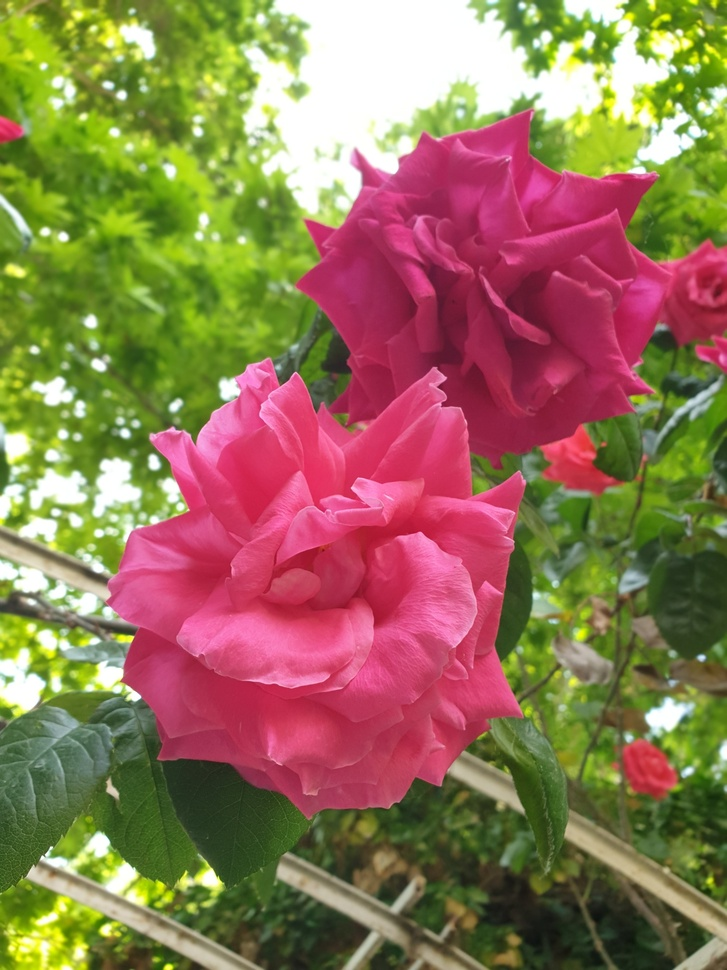
#> input picture HW1/Pink.jpg, 727 x 970 px, shrunk from 1512 x 2016 before the run
$ python q5.py
#> lines starting #> are read from the running program, lines starting #| are printed output that depends on the picture
import cv2
import numpy as np
import timeit
import scipy.signal


def shift(image, tx, ty):
    (h, w, _) = np.shape(image)
    T = np.array([[1, 0, tx],
                  [0, 1, ty]], dtype=np.float32)
    image = cv2.warpAffine(image, T, (w, h))
    return image


############ method one ####################
img = cv2.imread('Pink.jpg')
#> img is the input picture: shape (970, 727, 3); mean B, G, R 85.2, 117.6, 146.5
start = timeit.default_timer()


kernel=np.ones((3,3))
res=img[1:-1,1:-1,:].copy()
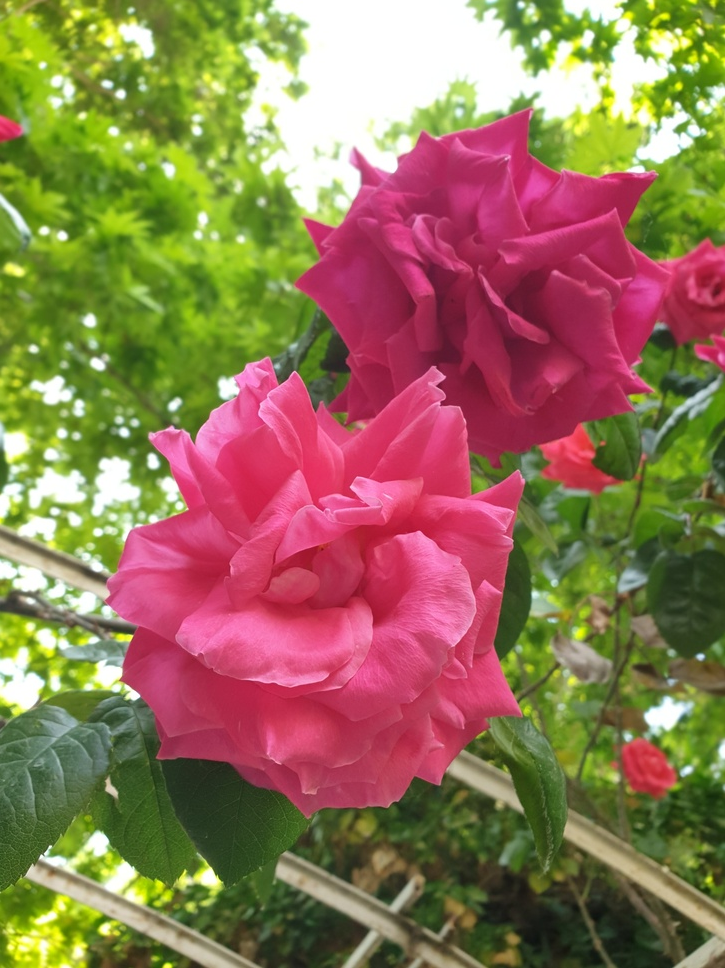
#> res: shape (968, 725, 3); mean B, G, R 85.2, 117.5, 146.6
res[:,:,0]=(scipy.signal.convolve2d(img[:,:,0],kernel,mode='valid'))/9
res[:,:,1]=(scipy.signal.convolve2d(img[:,:,1],kernel,mode='valid'))/9
res[:,:,2]=(scipy.signal.convolve2d(img[:,:,2],kernel,mode='valid'))/9
res=np.uint8(res)

stop = timeit.default_timer()
print('Run-Time for method one : %0.4f sec' % (stop - start))
cv2.imwrite('res07.jpg', res)


############ method two ####################
img = cv2.imread('Pink.jpg')
img2 = img.copy()
start = timeit.default_timer()

(h, w, _) = np.shape(img2)
#> h = 970; w = 727
for i in range(h - 2):
    for j in range(w - 2):
        img2[i + 1, j + 1, 0] = \
            np.uint8(np.float64(np.sum(img[i:i + 3, j:j + 3, 0])) / 9)
        img2[i + 1, j + 1, 1] = \
            np.uint8(np.float64(np.sum(img[i:i + 3, j:j + 3, 1])) / 9)
        img2[i + 1, j + 1, 2] = \
            np.uint8(np.float64(np.sum(img[i:i + 3, j:j + 3, 2])) / 9)
res = img2[1:-1, 1:-1, :]

stop = timeit.default_timer()
print('Run-Time for method two : %0.3f sec' % (stop - start))
cv2.imwrite('res08.jpg', res)


############ method Three ####################
img = cv2.imread('Pink.jpg')
start = timeit.default_timer()

img2 = np.float64(img.copy())  # base
img2 += np.float64(shift(img, 1, 0))  # left
img2 += np.float64(shift(img, -1, 0))  # right
img2 += np.float64(shift(img, 0, -1))  # up
img2 += np.float64(shift(img, 0, 1))  # down
#> call 4 of shift, with tx = 0, ty = 1
#> in shift (call 4), `image = cv2.warpAffine(image, T, (w, h))`:
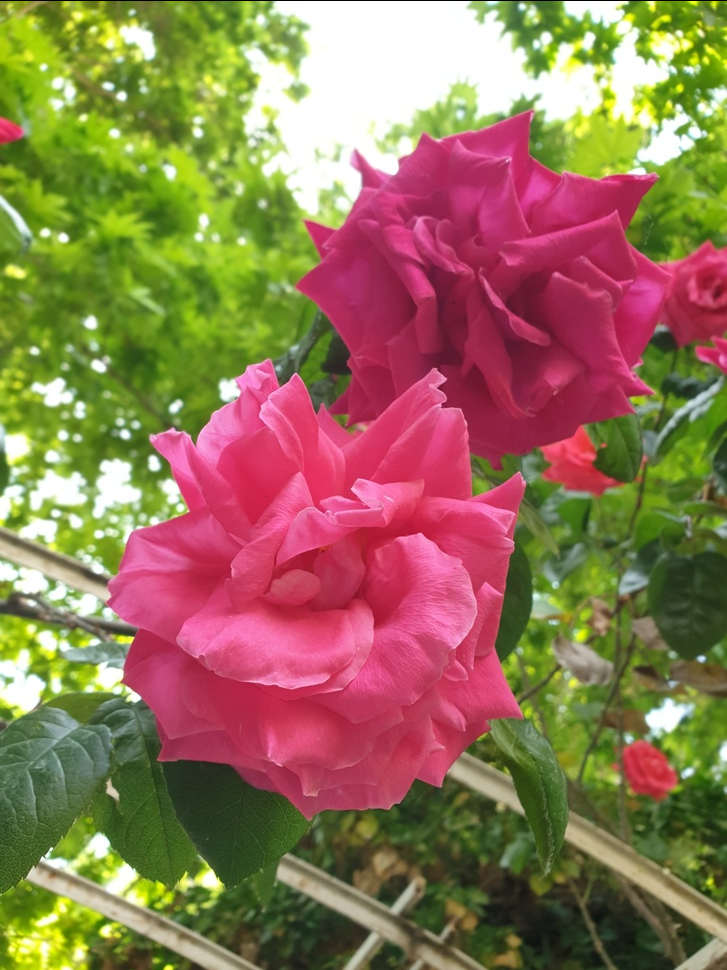
#> image: shape (970, 727, 3); mean of channels 0, 1, 2 85.1, 117.5, 146.4; drawn as B, G, R
img2 += np.float64(shift(img, 1, 1))  # down + left
#> in shift (call 5), `image = cv2.warpAffine(image, T, (w, h))`:
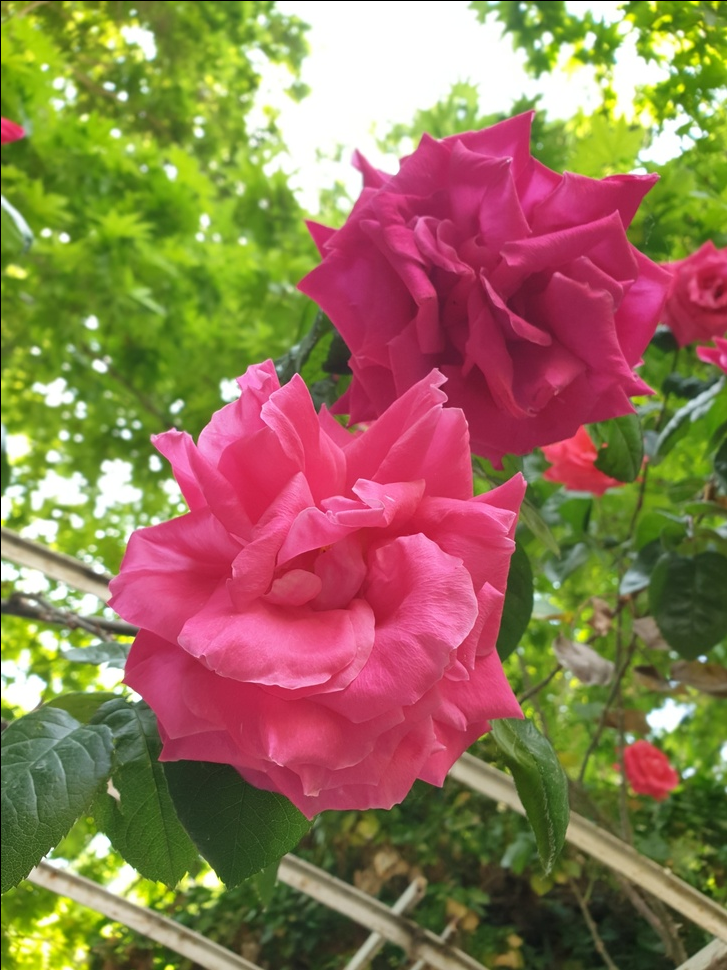
#> image: shape (970, 727, 3); mean of channels 0, 1, 2 85, 117.3, 146.3; drawn as B, G, R
img2 += np.float64(shift(img, -1, 1))  # down + right
#> in shift (call 6), `image = cv2.warpAffine(image, T, (w, h))`:
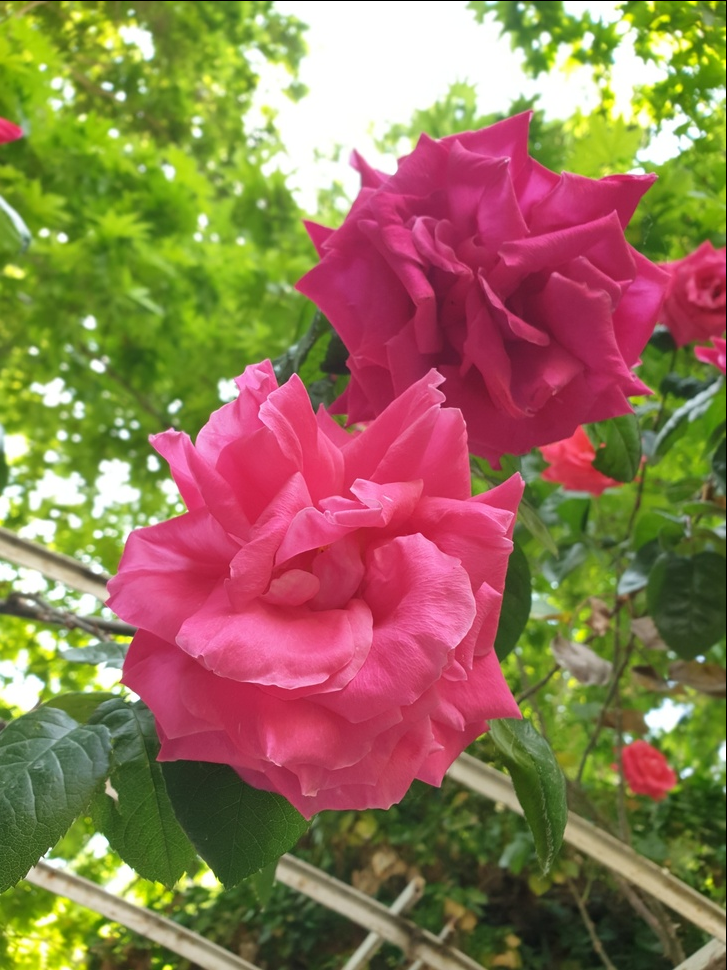
#> image: shape (970, 727, 3); mean of channels 0, 1, 2 85, 117.3, 146.3; drawn as B, G, R
img2 += np.float64(shift(img, 1, -1))  # up + left
#> in shift (call 7), `image = cv2.warpAffine(image, T, (w, h))`:
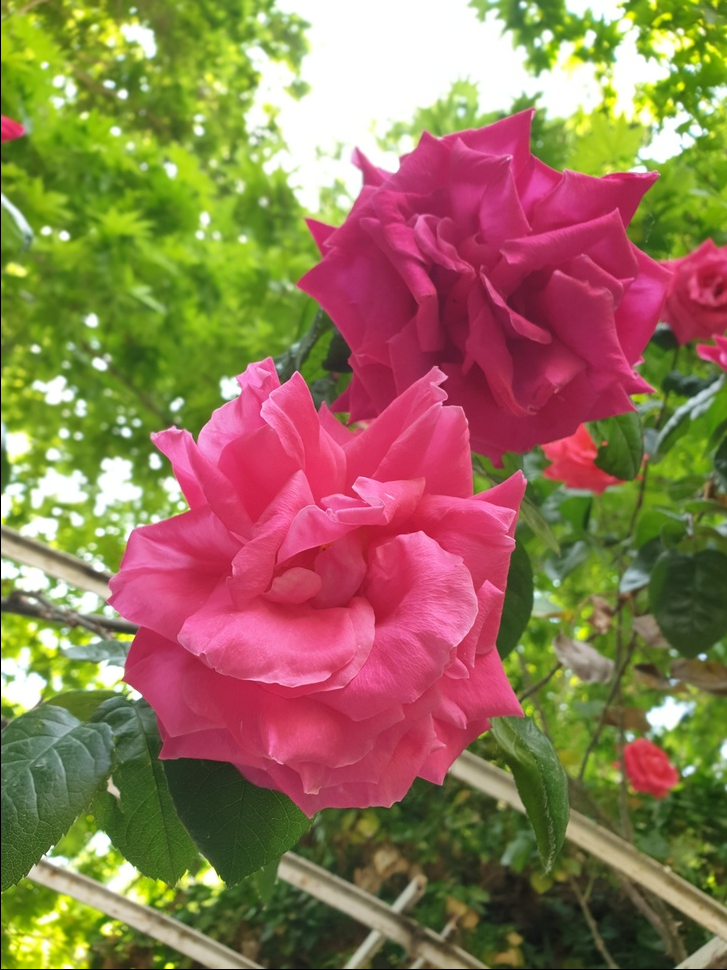
#> image: shape (970, 727, 3); mean of channels 0, 1, 2 85, 117.2, 146.2; drawn as B, G, R
img2 += np.float64(shift(img, -1, -1))  # up + right
#> in shift (call 8), `image = cv2.warpAffine(image, T, (w, h))`:
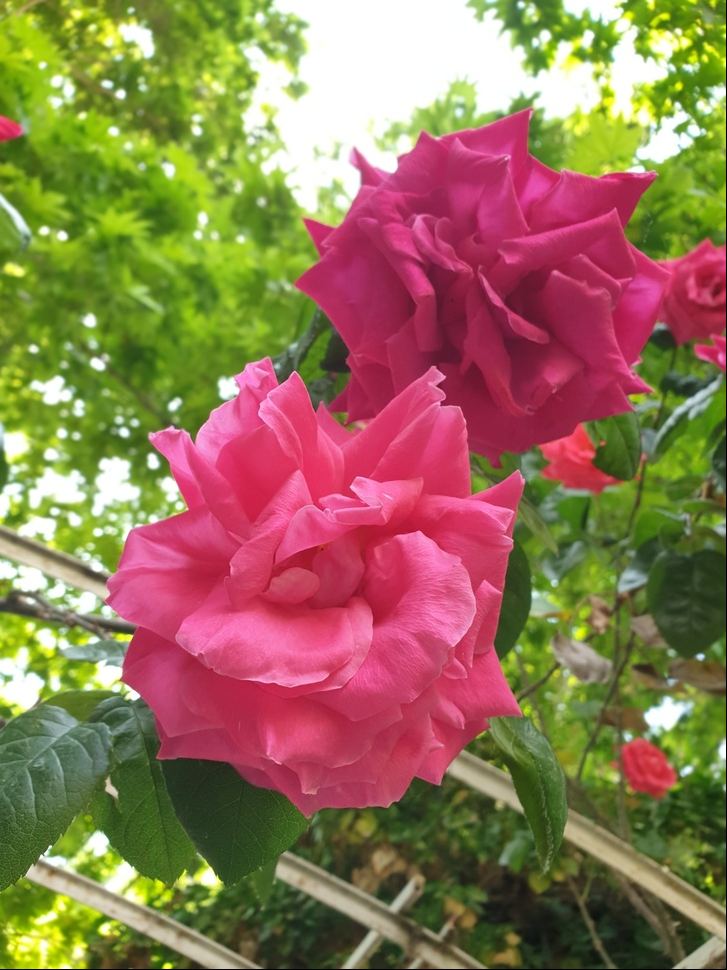
#> image: shape (970, 727, 3); mean of channels 0, 1, 2 85, 117.2, 146.2; drawn as B, G, R
img2 = np.uint8((img2) / 9)
res = img2[1:-1, 1:-1, :]

stop = timeit.default_timer()
print('Run-Time for method Three : %0.3f sec' % (stop - start))
cv2.imwrite('res09.jpg', res)
